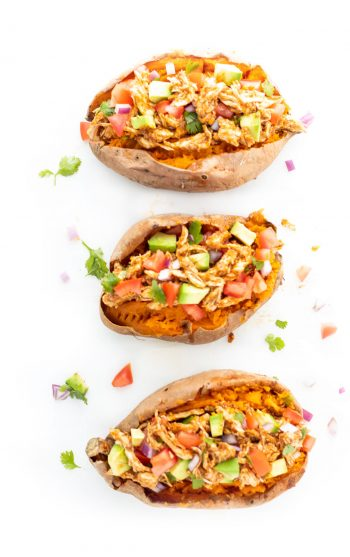
#> input picture uploads/Chicken-Enchilada-Stuffed-Sweet-Potatoes-11-350x557.jpg, 350 x 557 px
$ python -i utils.py   (imports and definitions only)
#> lines starting #> are read from the running program, lines starting #| are printed output that depends on the picture; after the words box and inside, x2 and y2 are one past the last pixel; in counts of white or black regions, pixels touching at a corner belong together
import os
import io
import math
import requests
from PIL import Image, ImageStat


# expanded mapping from food keywords to approximate calories per serving
CALORIE_MAP = {
    'apple': 95,
    'banana': 105,
    'pizza': 285,
    'cheeseburger': 303,
    'hamburger': 303,
    'hotdog': 150,
    'ice_cream': 207,
    'cake': 350,
    'sandwich': 250,
    'salad': 150,
    'french_fries': 312,
    'spaghetti': 420,
    'sushi': 200,
    'steak': 679,
    'egg': 78,
    'bacon': 43,
    'bagel': 245,
    'bread': 79,
    'cookie': 160,
    'doughnut': 195,
    'rice': 240,
    'noodle': 350,
    'pasta': 400,
    'fried_rice': 450,
    'curry': 420,
    'enchilada': 500,
}


def _label_from_filename(filename: str):
    if not filename:
        return None
    name = os.path.splitext(os.path.basename(filename))[0].lower()
    tokens = [t for part in name.replace('-', ' ').replace('_', ' ').split() for t in [part] ]
    for t in tokens:
        t = t.strip()
        if not t:
            continue
        for k in CALORIE_MAP:
            if k in t or t in k:
                return k
#> in estimate_calories, img is the input picture: PIL image 350x557 RGB; mean R, G, B 237.7, 215.7, 191.3
    return None


def _area_proportion(image: Image.Image):
    # Estimate proportion of image area that is non-background (food)
    # Convert to grayscale and threshold by brightness to ignore background
    try:
        small = image.convert('L').resize((128, 128))
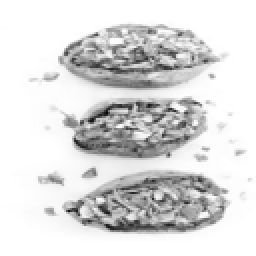
#> small: PIL image 128x128 L (shown 2 times larger); min 8, max 255, mean 219.5
        stat = ImageStat.Stat(small)
        mean = stat.mean[0]
#> mean = 219.5
        # create a simple threshold using mean brightness
        bw = small.point(lambda p: 0 if abs(p - mean) < 18 else 255)
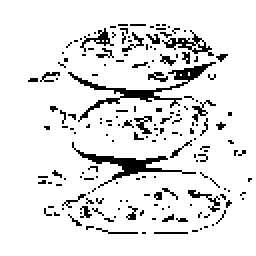
#> bw: PIL image 128x128 L (shown 2 times larger); 89.8% white; black in thin lines or dots, all inside (x1, y1, x2, y2) = (14, 12, 126, 117)
        pixels = bw.getdata()
        food_pixels = sum(1 for p in pixels if p == 0)
#> food_pixels = 1666
        return food_pixels / (128 * 128)
    except Exception:
        return 0.15


def _call_hf_inference(image_path: str):
    """Call Hugging Face Inference API (image-classification) if HF_API_KEY provided.

    Returns list of (label, score) tuples or None on failure.
    """
    api_key = os.environ.get('HF_API_KEY') or os.environ.get('HUGGINGFACE_API_KEY')
    if not api_key:
        return None
    # recommended model for image classification
    model = os.environ.get('HF_MODEL', 'google/vit-base-patch16-224')
    url = f'https://api-inference.huggingface.co/models/{model}'
    headers = { 'Authorization': f'Bearer {api_key}' }
    try:
        with open(image_path, 'rb') as f:
            data = f.read()
        resp = requests.post(url, headers=headers, data=data, timeout=20)
        if resp.status_code != 200:
            return None
        j = resp.json()
        # HF returns list of {label:...,score:...} for image-classification
        results = []
        if isinstance(j, list):
            for item in j:
                lbl = item.get('label') or item.get('class')
                score = float(item.get('score', 0))
                results.append((lbl, score))
            return results
    except Exception:
        return None
    return None


def estimate_calories(image_path):
    """Estimate food label and calories from an image.

    Returns: (label, calories_estimate, confidence)

    Behavior:
    - If `HF_API_KEY` is set in the environment, call Hugging Face image-classification
      model and use the top label to map to a calorie estimate.
    - Otherwise, use filename heuristics and a simple area-based portion-size multiplier.
    """
    # 1) Try Hugging Face inference if available
    hf = _call_hf_inference(image_path)
    if hf:
        top_label, top_score = hf[0]
        # normalize label text
        key = top_label.lower().replace(' ', '_')
        # map known labels
        for k in CALORIE_MAP:
            if k in key or key in k:
                base = CALORIE_MAP[k]
                # try to scale by confidence (rough)
                est = int(round(base * (0.9 + 0.6 * min(1.0, top_score))))
                return top_label, est, float(top_score)
        # fallback: return top label with default
        return top_label, 300, float(top_score)

    # 2) Filename-based quick match
    filename = os.path.basename(image_path) if image_path else ''
    label_key = _label_from_filename(filename)
    try:
        img = Image.open(image_path).convert('RGB')
    except Exception:
        img = None

    if label_key:
        base = CALORIE_MAP.get(label_key, 250)
        # if we have the image, try to scale by area proportion
        if img:
            prop = _area_proportion(img)
#> prop = 0.102
            if prop > 0.25:
                mult = 1.6
            elif prop > 0.12:
                mult = 1.1
            else:
                mult = 0.8
            est = int(round(base * mult))
            return label_key, est, 0.75
        return label_key, base, 0.7

    # 3) If no filename match, use image area heuristic to guess portion size
    if img:
        # compute dominant color heuristic (yellow-ish -> banana)
        stat = ImageStat.Stat(img.resize((64,64)))
        r,g,b = stat.mean
        prop = _area_proportion(img)
        # guess food type by color intensity
        if r > 120 and g > 110 and b < 100:
            label = 'banana'
            base = CALORIE_MAP.get('banana', 105)
        else:
            label = 'meal'
            base = 300
        if prop > 0.28:
            mult = 1.6
        elif prop > 0.14:
            mult = 1.15
        else:
            mult = 0.85
        est = int(round(base * mult))
        return label, est, 0.45

    # final fallback
    return 'unknown', 300, 0.4

>>> result = estimate_calories('uploads/Chicken-Enchilada-Stuffed-Sweet-Potatoes-11-350x557.jpg')

$ run again, on uploads/salad.jpg
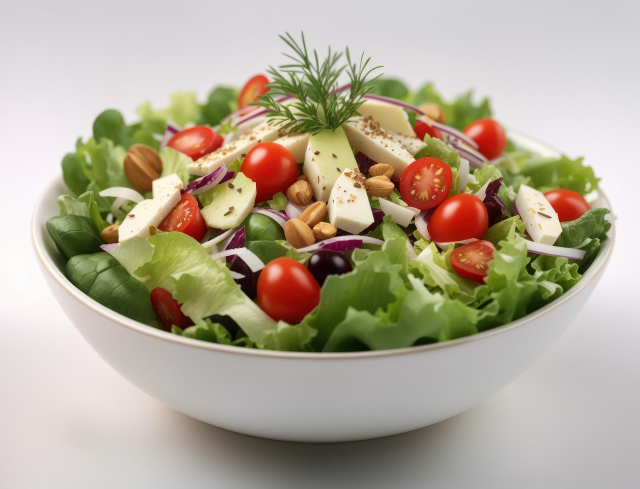
#> input picture uploads/salad.jpg, 1280 x 977 px (shown at 1/2 size)
#> in estimate_calories, img is the input picture: PIL image 1280x977 RGB; mean R, G, B 178.3, 168.7, 149.2
#> in _area_proportion, `small = image.convert('L').resize((128, 128))`:
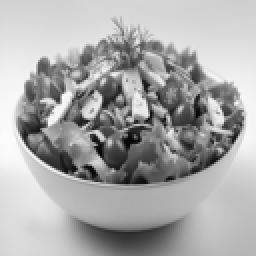
#> small: PIL image 128x128 L (shown 2 times larger); min 1, max 252, mean 169.3
#> mean = 169.3
#> in _area_proportion, `bw = small.point(lambda p: 0 if abs(p - mean) < 18 else 255)`:
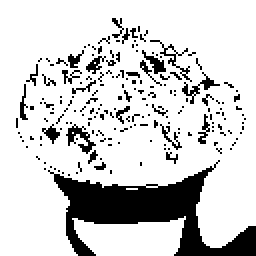
#> bw: PIL image 128x128 L (shown 2 times larger); 81.7% white; 190 black regions (174 under 20 px), largest, box (x1, y1, x2, y2) and area: (24, 80, 128, 128) 1860, (33, 62, 48, 77) 84, (91, 36, 110, 52) 68
#> food_pixels = 3000
#> prop = 0.183
